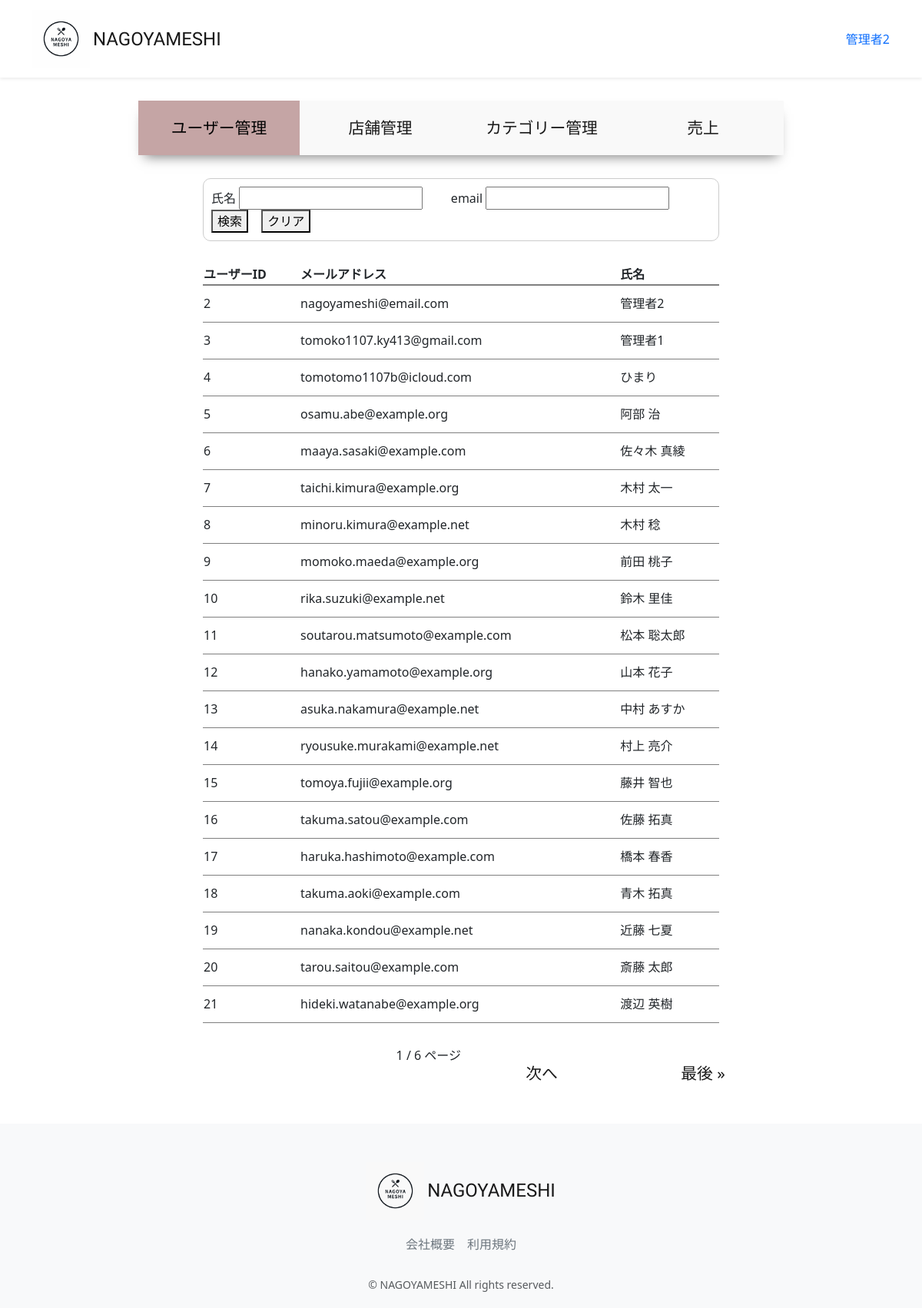
The page /accounts/management/user-list (signed in) on the database its author committed.
### accounts/models.py (models this page shows, shortened)
class CustomUser(AbstractUser):
    user_name = models.CharField(max_length=128, null=True, blank=True,verbose_name='ユーザー名')
    hurigana = models.CharField(max_length=128, null=True, blank=True,verbose_name='フリガナ')
    zip_code = models.CharField(max_length=16, null=True, blank=True,verbose_name='郵便番号')
    address = models.CharField(max_length=255, null=True, blank=True,verbose_name='住所')
    phone_number = models.CharField(max_length=20, null=True, blank=True,verbose_name='電話番号')
    birthday = models.DateField(null=True, blank=True,verbose_name='誕生日')
    job = models.CharField(max_length=255, null=True, blank=True,verbose_name='職業')
    is_subscribed = models.BooleanField(default=False, verbose_name='有料会員')
    stripe_customer_id = models.CharField(max_length=100, null=True, blank=True,verbose_name='StripeカスタマーID')
    stripe_subscription_id = models.CharField(max_length=100, null=True, blank=True,verbose_name='StripeサブスクリプションID')
    stripe_card_last4 = models.CharField(max_length=10, null=True, blank=True,verbose_name='Stripeカード下４桁')
    stripe_card_brand = models.CharField(max_length=20, null=True, blank=True,verbose_name='Stripeカードブランド')
    stripe_card_exp_month = models.IntegerField(default=0, verbose_name='Stripeカード有効月')
    stripe_card_exp_year = models.IntegerField(default=0, verbose_name='Stripeカード有効年')
    class Meta:
        verbose_name_plural = 'CustomUser'

### accounts/views.py (the view)
# urls.py: path("management/user-list",views.ManagementUserListView.as_view(), name="user_list"),
class ManagementUserListView(onlyMnagementUserMixin, generic.ListView):
    template_name = "management/user_list.html"
    model = models.CustomUser
    paginate_by = 20
    user_name = None
    user_email = None
    def get_queryset(self):
        self.user_name = self.request.GET.get("user-name")
        if self.user_name is None:
            self.user_name = ""
        self.user_email = self.request.GET.get("user-email")
        if self.user_email is None:
            self.user_email = ""
        conditions = Q(user_name__contains=self.user_name,
                       email__contains=self.user_email)
        self.queryset = CustomUser.objects.filter(conditions)
        return super().get_queryset()
    def get_context_data(self, **kwargs):
        context = super().get_context_data(**kwargs)
        context["selected"] = "user"
        context["search_name"] = self.user_name
        context["search_email"] = self.user_email
        return context

### accounts/mixins.py (called while the page is built)
    def test_func(self):
        user = self.request.user
        return user.is_staff

### accounts/templates/management/user_list.html (shortened to what this page needs)
{% extends "management/manage_base.html" %}
{% load static %}
{% block sub_content %}
  <form class="form-management-user-list" method="get" action="./user-list">
    <label for="user-name">氏名</label>
    <input type="text" id="user-name" name="user-name" value="{{search_name}}">
    <label for="user-email">email</label>
    <input type="text" id="user-email" name="user-email" value="{{search_email}}">
    <button type="submit">検索</button>
    <button type="button" onclick="clearClick()">クリア</button>
  </form>
  <table class="manage_list">
    <thead>
      <th>ユーザーID</th>
      <th>メールアドレス</th>
      <th>氏名</th>
    </thead>
    <tbody>
      {% for user in object_list %}
        <tr onclick="location.href='{% url 'user_list_update' pk=user.pk %}'">
            <td >{{ user.pk }}</td>
            <td>{{ user.email }}</td>
            <td>{{ user.user_name }}</td>
        </tr>
      {% endfor %}
    </tbody>
  </table>
  <div class="paginate">
    {{ page_obj.number }} / {{ page_obj.paginator.num_pages }} ページ
    {% if page_obj.has_next %}
      <a href="?user-name={{search_name}}&user-email={{search_email}}&page={{ page_obj.next_page_number }}">次へ</a>
      <a href="?user-name={{search_name}}&user-email={{search_email}}&page={{ page_obj.paginator.num_pages }}">最後 &raquo;</a>
    {% endif %}
  </div>
{% endblock %}

### restaurant/templates/layout/base.html (shortened to what this page needs)
{% load static %}
<!DOCTYPE html>
<html lang="ja">
  <head>
      <link href="https://cdn.jsdelivr.net/npm/bootstrap@5.3.3/dist/css/bootstrap.min.css" rel="stylesheet">
      <link href="{% static 'css/nagoyameshi.css' %}" rel="stylesheet">
  </head>
  <body>
    <div id="app" class="wrapper">
      <nav class="navbar navbar-expand-md navbar-light bg-white shadow-sm">
        <div class="container nagoyameshi-container">
          <a class="navbar-brand app-name" href="{% url 'top_page' %}">
            <div class="d-flex align-items-center">
              <img class="nagoyameshi-logo me-1" src="{% static 'images/logo/logo.png' %}" alt="nagoyameshi">NAGOYAMESHI</div>
          </a>
          <div class="collapse navbar-collapse" id="navbarSupportedContent">
            <ul class="navbar-nav ms-auto">
              {% if user.is_subscribed %}
                <li class="nav-item dropdown">
                  <a id="navbarDropdown" class="nav-linkdropdown-toggle" href="#" role="button" data-bs-toggle="dropdown" aria-haspopup="true" aria-expanded="false" v-pre>{{ user.user_name }}</a>
                  <div class="dropdown-menu dropdown-menu-end" aria-labelledby="navbarDropdown">
                    <a class="dropdown-item" href="{% url 'user_detail' user.id %}">会員情報</a>
                    <a class="dropdown-item" href="{% url 'reservation_list' %}">予約一覧</a>
                    <a class="dropdown-item" href="{% url 'favorite_list' %}">お気に入り一覧</a>
                    <a class="dropdown-item" href="{% url 'subscribe_edit' %}">有料プラン編集</a>
                    <a class="dropdown-item" href="{% url 'subscribe_cancel' %}">有料プラン即時解約</a>
                      {% if user.is_staff %}
                        <a class ="dropdown-item"  href="{% url 'user_list' %}">サイト管理</a>
                      {% endif %}
                    <div class="dropdown-divider"></div>
                    <a class="dropdown-item" href="{% url 'account_logout' %}">ログアウト</a>
                  </div>
                </li>
              {% else %}
                {% if user.is_authenticated %}
                  <li class="nav-item dropdown">
                    <a id="navbarDropdown" class="nav-linkdropdown-toggle" href="#" role="button" data-bs-toggle="dropdown" aria-haspopup="true" aria-expanded="false" v-pre>{{ user.user_name }}</a>
                 </li>
                {% endif %}
              {% endif %}
            </ul>
          </div>
        </div>
      </nav>
    {% block content %}
    {% endblock %}
      <footer class="bg-light">
        <div class="d-flex justify-content-center footer-logo">
            <a class="navbar-brand app-name" href="{% url 'top_page' %}">
              <div class="d-flex align-items-center"><img class="nagoyameshi-logo me-1" src="{% static 'images/logo/footer_logo.png' %}" alt="nagoyameshi">NAGOYAMESHI</div>
            </a>
        </div>
        <div class="d-flex justify-content-center footer-link">
          <a href="{% url 'company_page' %}" class="link-secondary me-3">会社概要</a>
          <a href="{% url 'terms_page' %}" class="link-secondary">利用規約</a>
        </div>
        <p class="text-center text-muted small mb-0">&copy; NAGOYAMESHI All rights reserved.</p>
      </footer>
      </div>
  </body>
</html>

### static/css/nagoyameshi.css (style rules this page uses)
.wrapper { min-height: 100vh; position: relative; padding-bottom: 240px; box-sizing: border-box; }
.nagoyameshi-logo { height: 75px; }
.bg-light { background-color: rgb(0 0 0 / 60%); }
.app-name { font-family: 'Carter One', cursive; font-size: 24px; color: #191919; }
footer { width: 100%; height: 240px; position: absolute; bottom: 0; padding: 50px 15px; }
.footer-logo { margin-bottom: 20px; }
.footer-link { margin-bottom: 30px; }
a { text-decoration: none !important; }
.manage_main a { display: inline-block; width: 25%; height: 100%; text-align: center; font-size: 1.3rem; color: #191919; padding: 20px 20px; }
.manage_list, .form-management-user-list { width: 80%; margin: 30px auto; }
.form-management-user-list { border: #CCCCCC solid 1px; border-radius: 10px; padding: 10px; }
.form-management-user-list input { margin-right: 5%; }
.form-management-user-list button[type=button] { margin-left: 2%; }
.manage_list thead { border-bottom: 2px solid rgba(0, 0, 0, 0.5); }
.manage_list tbody tr { border-bottom: 1px solid rgba(0, 0, 0, 0.5); height: 3em; }
.paginate { display:flex !important; justify-content: right !important; }

### rows shown on the page
CustomUser: user_name "管理者2", pk "2", email "nagoyameshi@email.com"
CustomUser: pk "3", email "tomoko1107.ky413@gmail.com", user_name "管理者1"
CustomUser: pk "4", email "tomotomo1107b@icloud.com", user_name "ひまり"
CustomUser: pk "5", email "osamu.abe@example.org", user_name "阿部 治"
CustomUser: pk "6", email "maaya.sasaki@example.com", user_name "佐々木 真綾"
CustomUser: pk "7", email "taichi.kimura@example.org", user_name "木村 太一"
CustomUser: pk "8", email "minoru.kimura@example.net", user_name "木村 稔"
CustomUser: pk "9", email "momoko.maeda@example.org", user_name "前田 桃子"
CustomUser: pk "10", email "rika.suzuki@example.net", user_name "鈴木 里佳"
CustomUser: pk "11", email "soutarou.matsumoto@example.com", user_name "松本 聡太郎"
CustomUser: pk "12", email "hanako.yamamoto@example.org", user_name "山本 花子"
CustomUser: pk "13", email "asuka.nakamura@example.net", user_name "中村 あすか"
CustomUser: pk "14", email "ryousuke.murakami@example.net", user_name "村上 亮介"
CustomUser: pk "15", email "tomoya.fujii@example.org", user_name "藤井 智也"
CustomUser: pk "16", email "takuma.satou@example.com", user_name "佐藤 拓真"
CustomUser: pk "17", email "haruka.hashimoto@example.com", user_name "橋本 春香"
CustomUser: pk "18", email "takuma.aoki@example.com", user_name "青木 拓真"
CustomUser: pk "19", email "nanaka.kondou@example.net", user_name "近藤 七夏"
CustomUser: pk "20", email "tarou.saitou@example.com", user_name "斎藤 太郎"
CustomUser: pk "21", email "hideki.watanabe@example.org", user_name "渡辺 英樹"

### other values the page prints
{{ page_obj.number }} "1"
{{ page_obj.paginator.num_pages }} "6"
